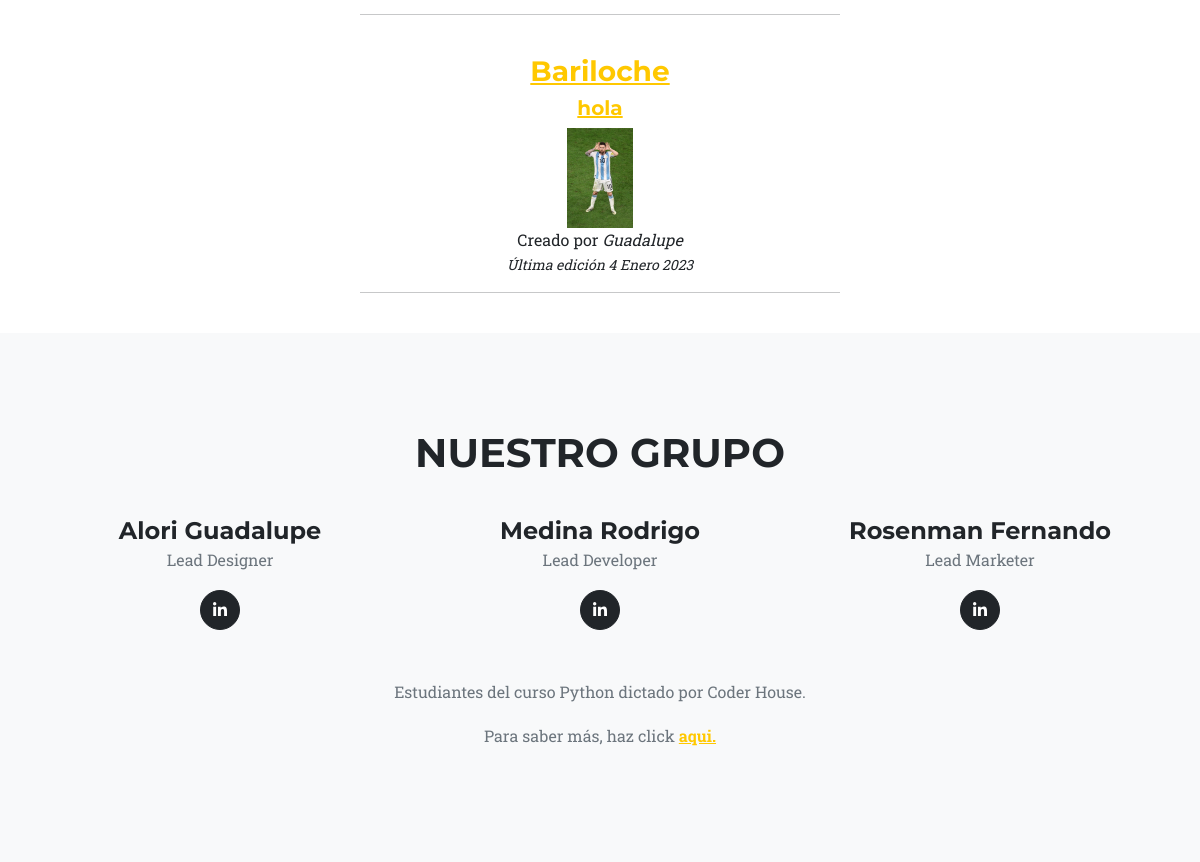
Before: /verposteo/ (signed in, lower part) with the older database file.
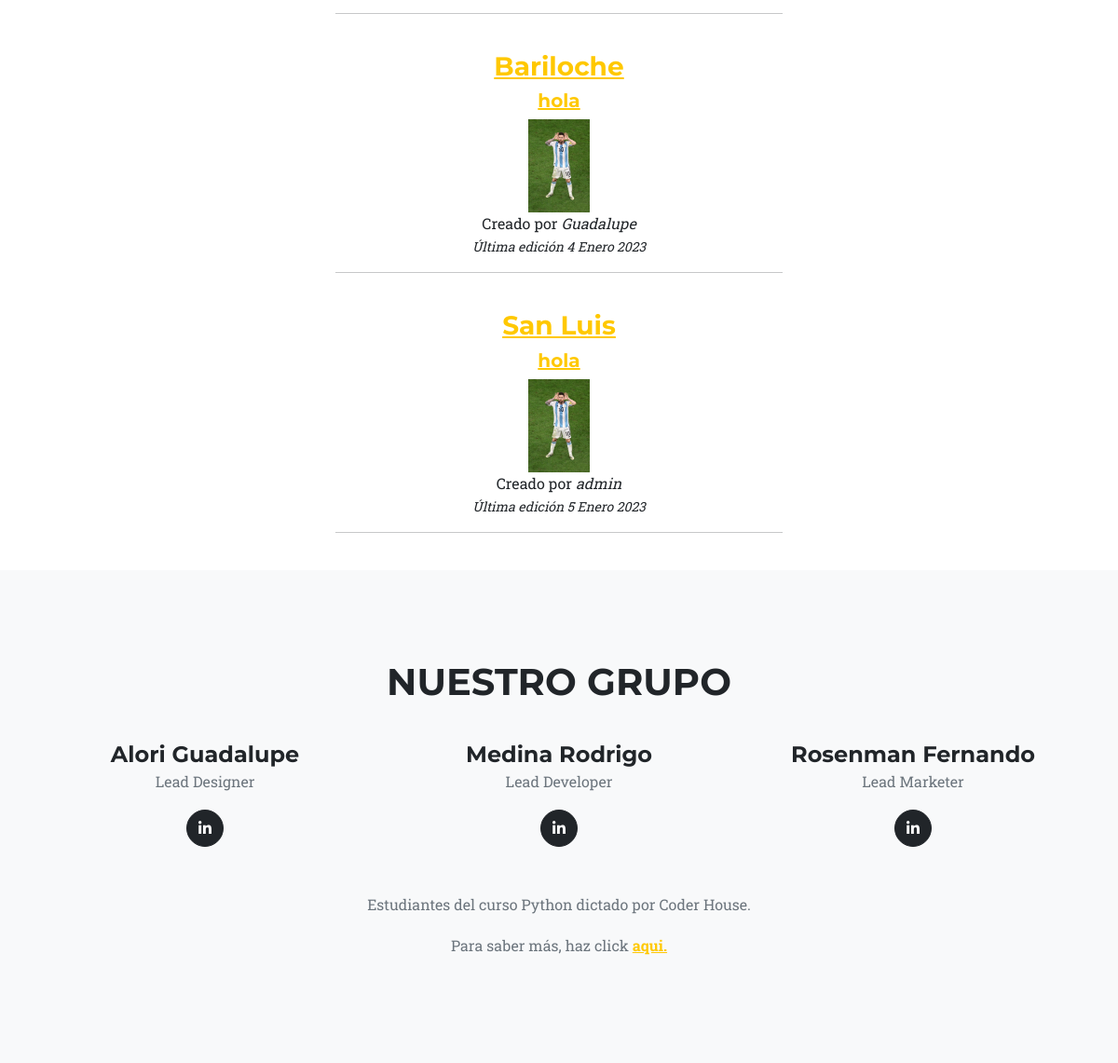
After: the same page with the newer database file.
### AppUsuarios/models.py (models this page shows, shortened)
class Posteo(models.Model):
    usuario_posteo = models.ForeignKey(User, on_delete=models.CASCADE)
    titulo_posteo = models.CharField(max_length=40)
    subtitulo_posteo = models.CharField(max_length=40,default='hola')
    contenido_posteo = RichTextField(blank=True,null=True)
    imagen_post = models.ImageField(upload_to='posteos', blank=True)
    fecha_posteo_imagen = models.DateField(blank=True, null=True)

### AppUsuarios/views.py (the view)
# urls.py: path("verposteo/", verPosteo, name="verposteo"),
@login_required
def verPosteo(request):
    posteos = Posteo.objects.all()
    datos= {"posteos":posteos}
    return render(request,"VerPosteos.html",{"posteos":posteos,"imagen":mostrarImagen(request)})

### AppUsuarios/views.py (called while the page is built)
@login_required
def mostrarImagen(request):
    lista=ImagenPerfil.objects.filter(user=request.user)
    if len(lista)!=0:
        imagen=lista[0].imagen.url
    else:
        imagen="/media/Perfil/homero.jpg"
    return imagen

### AppUsuarios/Templates/VerPosteos.html (shortened to what this page needs)
{% extends "PadreHome.html" %}
{% block contenido %}
<CENTER>
{% for posteo in posteos %} {% csrf_token %}
        <br>
        <a class="box" href={% url 'paginaposteo' posteo.id %}>
            <h3>{{posteo.titulo_posteo }}</h3>
            <h5>{{posteo.subtitulo_posteo}}</h5>
        </a>
        <img height="100px" src={{ posteo.imagen_post.url }} alt="">
        <br>
        <blink>Creado por <em>{{posteo.usuario_posteo}}</em></blink>
        <br>
        <small><i>Última edición {{posteo.fecha_posteo_imagen}}</i></small>
        <br>
        <hr width=40%>
{% endfor %}
<br>
</CENTER>
{% endblock %}

Changed rows visible on the page:
added Posteo: titulo_posteo "San Luis", subtitulo_posteo "hola", imagen_post (picture), usuario_posteo "admin", fecha_posteo_imagen "5 Enero 2023"
